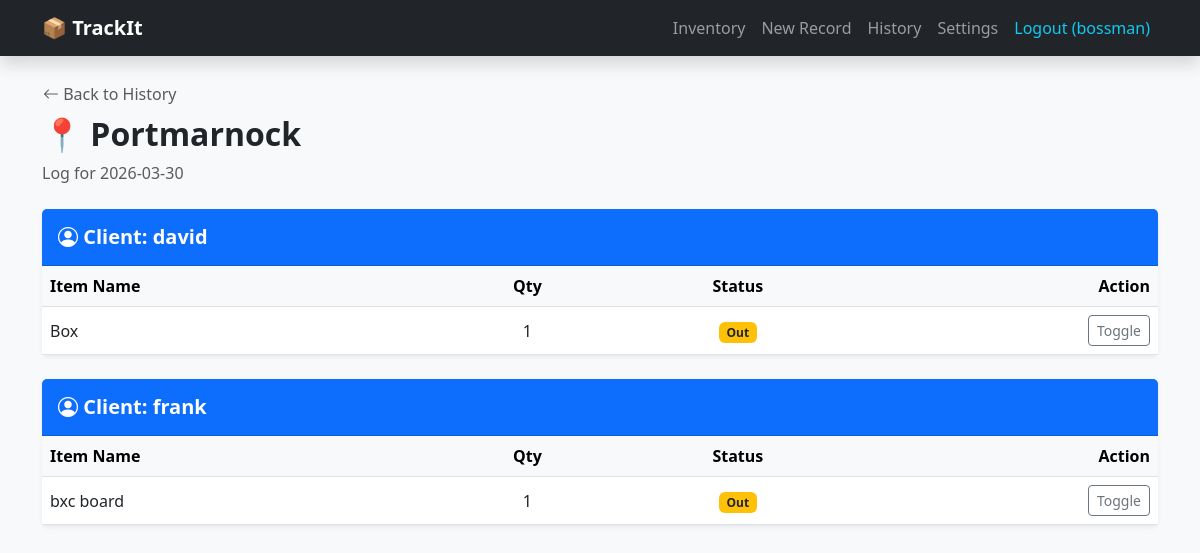
The app's page /history/2026-03-30/1 (signed in), older data.
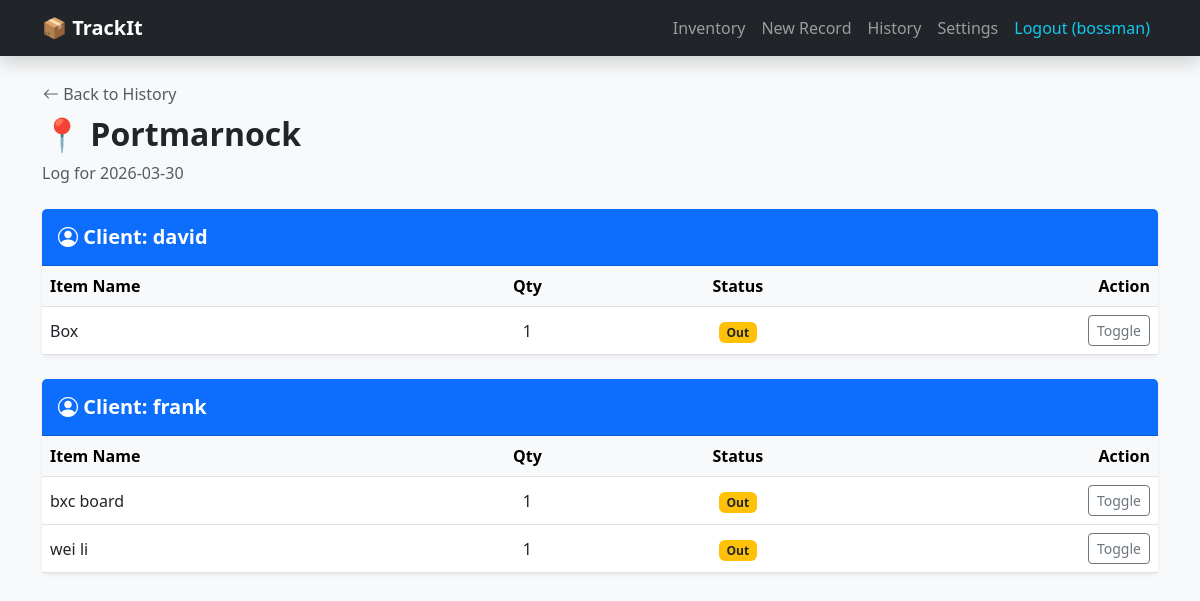
The same page, newer data.
### models.py (models this page shows)
class Place(db.Model):
    id = db.Column(db.Integer, primary_key=True)
    name = db.Column(db.String(100), nullable=False)
    is_active = db.Column(db.Boolean, default=True)

class Client(db.Model):
    id = db.Column(db.Integer, primary_key=True)
    name = db.Column(db.String(100), nullable=False)
    is_active = db.Column(db.Boolean, default=True)

class DayRecord(db.Model):
    __tablename__ = 'day_record'
    id = db.Column(db.Integer, primary_key=True)
    timestamp = db.Column(db.DateTime, default=datetime.utcnow)
    item_id = db.Column(db.Integer, db.ForeignKey('item.id'))
    place_id = db.Column(db.Integer, db.ForeignKey('place.id'))
    client_id = db.Column(db.Integer, db.ForeignKey('client.id'))
    user_id = db.Column(db.Integer, db.ForeignKey('user.id'))
    quantity_out = db.Column(db.Integer, nullable=False)
    is_returned = db.Column(db.Boolean, default=False)
    item = db.relationship('Item', backref='records')
    place = db.relationship('Place', backref='records')
    client = db.relationship('Client', backref='records')

class Item(db.Model):
    id = db.Column(db.Integer, primary_key=True)
    name = db.Column(db.String(100), nullable=False)
    quantity = db.Column(db.Integer, default=0)
    user_id = db.Column(db.Integer, db.ForeignKey('user.id'))

### app.py (the view)
@app.route('/history/<ts>/<int:place_id>')
def session_details(ts, place_id):
    if 'user_id' not in session:
        return redirect(url_for('login'))
    place = Place.query.get_or_404(place_id)
    records = DayRecord.query.filter(
        func.date(DayRecord.timestamp) == ts,
        DayRecord.place_id == place_id
    ).all()
    grouped_data = {}
    for r in records:
        client_name = r.client.name
        if client_name not in grouped_data:
            grouped_data[client_name] = []
        grouped_data[client_name].append(r)
    return render_template('session_details.html',
                           grouped_data=grouped_data,
                           place=place,
                           ts=ts)

### templates/session_details.html
{% extends "base.html" %}
{% block content %}
<div class="mb-4">
    <a href="{{ url_for('history') }}" class="btn btn-link p-0 text-decoration-none text-muted"><i class="bi bi-arrow-left"></i> Back to History</a>
    <h2 class="fw-bold mt-2">📍 {{ place.name }}</h2>
    <p class="text-muted">Log for {{ ts }}</p>
</div>
{% for client_name, items in grouped_data.items() %}
<div class="card shadow-sm border-0 mb-4">
    <div class="card-header bg-primary text-white py-3">
        <h5 class="mb-0 fw-bold"><i class="bi bi-person-circle"></i> Client: {{ client_name }}</h5>
    </div>
    <div class="table-responsive">
        <table class="table align-middle mb-0">
            <thead class="table-light">
                <tr><th>Item Name</th><th class="text-center">Qty</th><th class="text-center">Status</th><th class="text-end">Action</th></tr>
            </thead>
            <tbody>
                {% for r in items %}
                <tr class="{{ 'table-success' if r.is_returned else '' }}">
                    <td>{{ r.item.name }}</td>
                    <td class="text-center">{{ r.quantity_out }}</td>
                    <td class="text-center">
                        <span class="badge {{ 'bg-success' if r.is_returned else 'bg-warning text-dark' }}">
                            {{ 'Returned' if r.is_returned else 'Out' }}
                        </span>
                    </td>
                    <td class="text-end">
                        <a href="{{ url_for('toggle_return', record_id=r.id) }}" class="btn btn-sm btn-outline-secondary">Toggle</a>
                    </td>
                </tr>
                {% endfor %}
            </tbody>
        </table>
    </div>
</div>
{% endfor %}
{% endblock %}

### templates/base.html (shortened to what this page needs)
<!DOCTYPE html>
<html lang="en">
<head>
    <link href="https://cdn.jsdelivr.net/npm/bootstrap@5.3.0/dist/css/bootstrap.min.css" rel="stylesheet">
    <link rel="stylesheet" href="https://cdn.jsdelivr.net/npm/bootstrap-icons@1.11.0/font/bootstrap-icons.css">
</head>
<body class="bg-light">
    <nav class="navbar navbar-expand-lg navbar-dark bg-dark mb-4 shadow">
        <div class="container">
            <a class="navbar-brand fw-bold" href="/">📦 TrackIt</a>
            <div class="navbar-nav ms-auto">
                {% if session.get('user_id') %}
                <a class="nav-link" href="{{ url_for('inventory') }}">Inventory</a>
                <a class="nav-link" href="{{ url_for('record') }}">New Record</a>
                <a class="nav-link" href="{{ url_for('history') }}">History</a>
                <a class="nav-link" href="{{ url_for('settings') }}">Settings</a>
                <a class="nav-link text-info" href="{{ url_for('logout') }}">Logout ({{ session['username'] }})</a>
                {% endif %}
            </div>
        </div>
    </nav>
    <div class="container">
        {% block content %}{% endblock %}
    </div>
</body>
</html>

Row changes from the older to the newer data that the page shows:
added DayRecord: item.name "wei li", quantity_out "1", is_returned "Out", shown under Client "frank"
